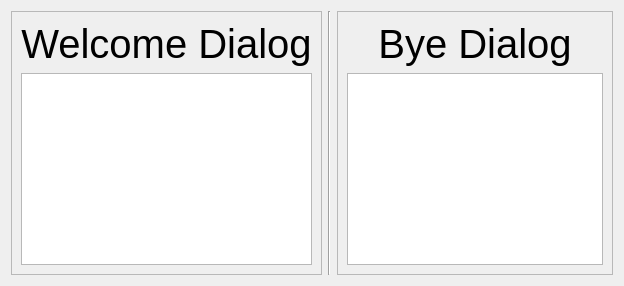
          <widget class="QWidget" name="tab_6">
           <attribute name="title">
            <string>Dialogue Files</string>
           </attribute>
           <layout class="QGridLayout" name="gridLayout_15">
            <item row="0" column="0">
             <widget class="QFrame" name="frame_11">
              <property name="frameShape">
               <enum>QFrame::StyledPanel</enum>
              </property>
              <property name="frameShadow">
               <enum>QFrame::Raised</enum>
              </property>
              <layout class="QGridLayout" name="gridLayout_16">
               <item row="0" column="0">
                <widget class="QLabel" name="label_33">
                 <property name="font">
                  <font>
                   <family>Ubuntu</family>
                   <pointsize>30</pointsize>
                  </font>
                 </property>
                 <property name="text">
                  <string>Welcome Dialog</string>
                 </property>
                 <property name="alignment">
                  <set>Qt::AlignCenter</set>
                 </property>
                </widget>
               </item>
               <item row="1" column="0">
                <widget class="QTextEdit" name="textEdit_3"/>
               </item>
              </layout>
             </widget>
            </item>
            <item row="0" column="1">
             <widget class="Line" name="line">
              <property name="orientation">
               <enum>Qt::Vertical</enum>
              </property>
             </widget>
            </item>
            <item row="0" column="2">
             <widget class="QFrame" name="frame_12">
              <property name="frameShape">
               <enum>QFrame::StyledPanel</enum>
              </property>
              <property name="frameShadow">
               <enum>QFrame::Raised</enum>
              </property>
              <layout class="QGridLayout" name="gridLayout_17">
               <item row="0" column="0">
                <widget class="QLabel" name="label_35">
                 <property name="font">
                  <font>
                   <family>Ubuntu</family>
                   <pointsize>30</pointsize>
                  </font>
                 </property>
                 <property name="text">
                  <string>Bye Dialog</string>
                 </property>
                 <property name="alignment">
                  <set>Qt::AlignCenter</set>
                 </property>
                </widget>
               </item>
               <item row="1" column="0">
                <widget class="QTextEdit" name="textEdit_5"/>
               </item>
              </layout>
             </widget>
            </item>
           </layout>
          </widget>
